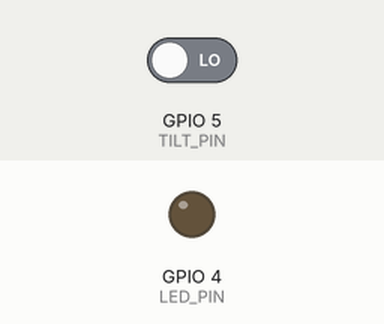
Recording of a program running on a simulated Raspberry Pi (BCM pin numbers). Shown: output pins drawn as LEDs (lit = HIGH). Inputs (shaded band) come from the test bench; at power-on: GPIO 5 (TILT_PIN) LOW.

Above: at 1.2 s.
1.3 s: GPIO 5 (TILT_PIN) driven HIGH
At 2.3 s:
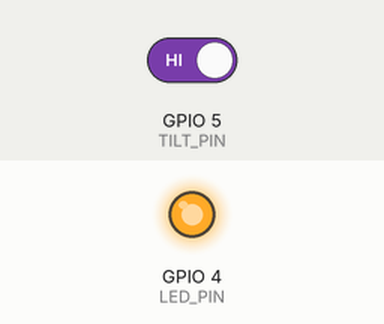
2.8 s: GPIO 5 (TILT_PIN) driven LOW
At 3.4 s:
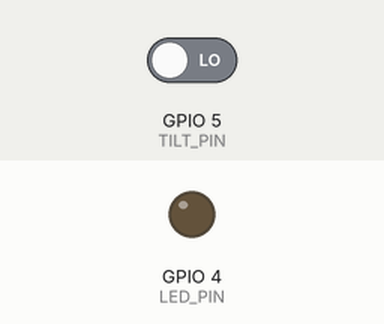
Timing chart, 0 to 5.8 s (numbered marks = the images above; inputs shaded):
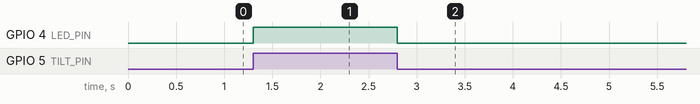

The program:

tilt.py
```python
#!/usr/bin/env python
# coding: utf-8

#
# FaBo Brick Sample
#
# #110 Tilt  Brick
#

import RPi.GPIO as GPIO

LED_PIN = 4
TILT_PIN = 5

GPIO.setwarnings(False)
GPIO.setmode(GPIO.BCM)
GPIO.setup(LED_PIN, GPIO.OUT)
GPIO.setup(TILT_PIN, GPIO.IN)

if __name__ == '__main__':
    try:
        while True:
            if(GPIO.input(TILT_PIN)):
                GPIO.output(LED_PIN, True)
            else:
                GPIO.output(LED_PIN, False)

    except KeyboardInterrupt:
        GPIO.cleanup()
```

Measured:
- after the input at 1.3 s, GPIO 4 (LED_PIN): LOW → HIGH at once
- after the input at 2.8 s, GPIO 4 (LED_PIN): HIGH → LOW at once
